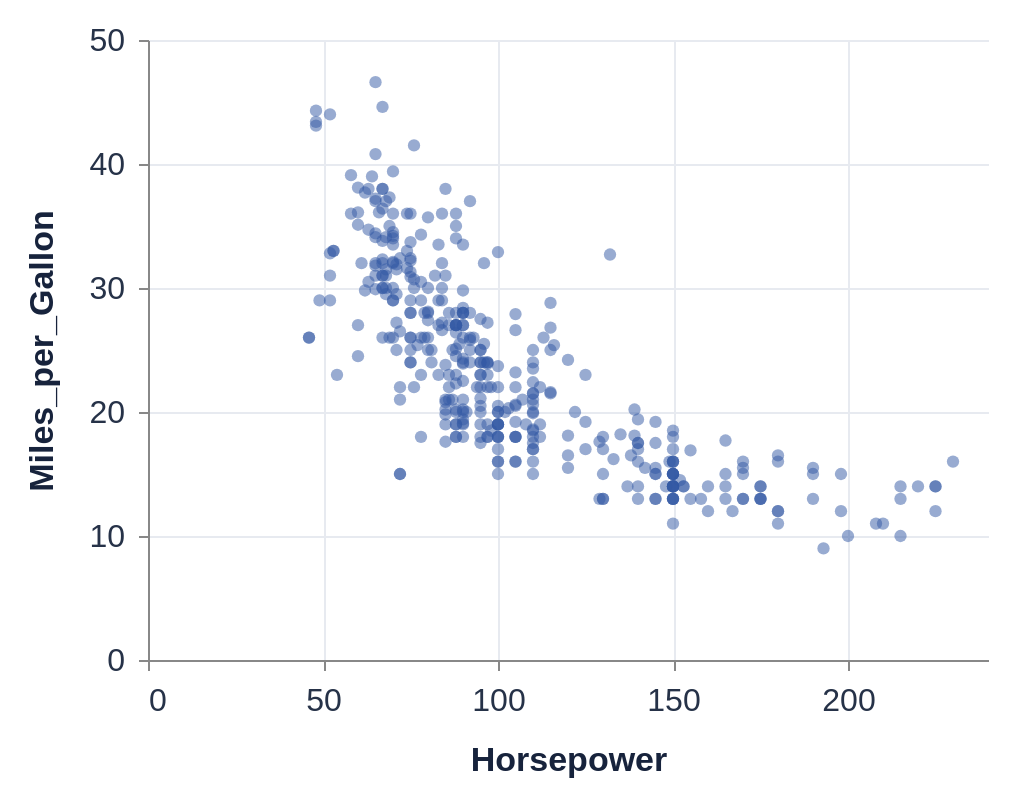

Describe this chart as a Vega-Lite specification.
### Vega-Lite specification from a JSON file in a GitHub repository (floating-point values rounded to 4 significant figures; data arrays with more than 128 entries replaced by an {"elided": "..."} marker saying what was removed)
{"$schema": "https://vega.github.io/schema/vega-lite/v6.json", "data": {"values": {"elided": "406 records"}}, "mark": "circle", "encoding": {"x": {"field": "Horsepower", "type": "quantitative"}, "y": {"field": "Miles_per_Gallon", "type": "quantitative"}, "opacity": {"value": 0.5}}, "width": 420, "height": 310, "padding": 12, "background": "#ffffff", "config": {"font": "Arial", "view": {"stroke": null}, "axis": {"labelFontSize": 16, "titleFontSize": 17, "titlePadding": 14, "labelPadding": 7, "gridColor": "#e7eaf0", "tickCount": 5, "labelColor": "#263248", "titleColor": "#17233c"}, "legend": {"orient": "top", "labelFontSize": 15, "titleFontSize": 16, "padding": 8, "symbolSize": 70}, "mark": {"color": "#3157a4"}, "point": {"size": 45, "strokeWidth": 1.4}, "circle": {"size": 38}, "line": {"strokeWidth": 2.5}, "range": {"category": ["#3157a4", "#c9455a", "#258276"]}}}
